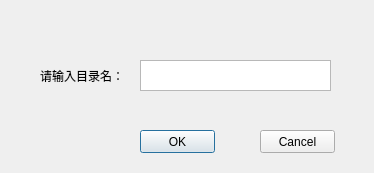
<?xml version="1.0" encoding="UTF-8"?>
<ui version="4.0">
 <class>NewFolder</class>
 <widget class="QDialog" name="NewFolder">
  <property name="geometry">
   <rect>
    <x>0</x>
    <y>0</y>
    <width>374</width>
    <height>173</height>
   </rect>
  </property>
  <property name="windowTitle">
   <string>Dialog</string>
  </property>
  <widget class="QLabel" name="label">
   <property name="geometry">
    <rect>
     <x>40</x>
     <y>60</y>
     <width>81</width>
     <height>31</height>
    </rect>
   </property>
   <property name="text">
    <string>请输入目录名：</string>
   </property>
  </widget>
  <widget class="QTextEdit" name="text">
   <property name="geometry">
    <rect>
     <x>140</x>
     <y>60</y>
     <width>191</width>
     <height>31</height>
    </rect>
   </property>
  </widget>
  <widget class="QPushButton" name="pushButton">
   <property name="geometry">
    <rect>
     <x>140</x>
     <y>130</y>
     <width>75</width>
     <height>23</height>
    </rect>
   </property>
   <property name="text">
    <string>OK</string>
   </property>
  </widget>
  <widget class="QPushButton" name="pushButton_2">
   <property name="geometry">
    <rect>
     <x>260</x>
     <y>130</y>
     <width>75</width>
     <height>23</height>
    </rect>
   </property>
   <property name="text">
    <string>Cancel</string>
   </property>
  </widget>
 </widget>
 <resources/>
 <connections/>
</ui>
